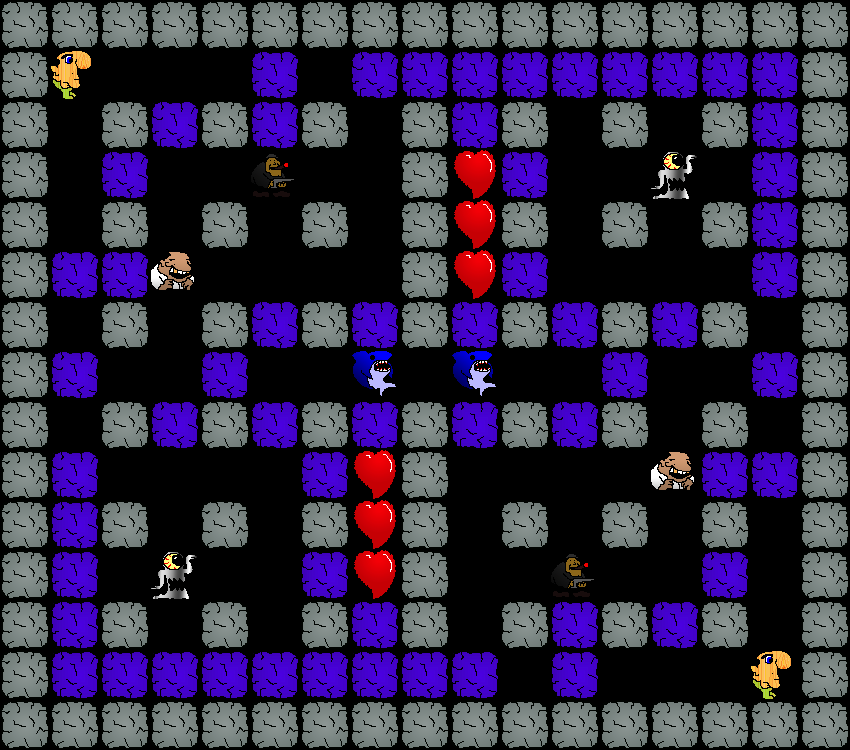

The image is a tile-based game level rendered from a .tmx file. Its description and source (layers, tilesets, objects; grid data summarised) follow:
An orthogonal 17x15 tile map with 50x50 px tiles, 1 tile layer (Action).

<map version="1.0" orientation="orthogonal" width="17" height="15" tilewidth="50" tileheight="50">
 <tileset firstgid="1" name="Tileset" tilewidth="50" tileheight="50">
  <image source="Tileset.png" width="150" height="200" />
  <tile id="0">
   <properties>
    <property name="Type" value="Soldier" />
   </properties>
  </tile>
  <tile id="1">
   <properties>
    <property name="Type" value="FireLizard" />
   </properties>
  </tile>
  <tile id="2">
   <properties>
    <property name="Type" value="Heart" />
   </properties>
  </tile>
  <tile id="3">
   <properties>
    <property name="Type" value="Sentry" />
   </properties>
  </tile>
  <tile id="4">
   <properties>
    <property name="Type" value="Turret" />
   </properties>
  </tile>
  <tile id="5">
   <properties>
    <property name="Type" value="Shark" />
   </properties>
  </tile>
  <tile id="6">
   <properties>
    <property name="Type" value="BreakableBlock" />
   </properties>
  </tile>
  <tile id="7">
   <properties>
    <property name="Type" value="Block" />
   </properties>
  </tile>
  <tile id="8">
   <properties>
    <property name="Type" value="Gangster" />
   </properties>
  </tile>
  <tile id="9">
   <properties>
    <property name="Type" value="Player" />
   </properties>
  </tile>
  <tile id="11">
   <properties>
    <property name="Type" value="StorBot" />
   </properties>
  </tile>
 </tileset>
 <layer name="Action" width="17" height="15">
  <properties>
   <property name="ColorValue0" value="25" />
   <property name="ColorValue1" value="225" />
   <property name="ColorValue2" value="100" />
   <property name="ColorValue3" value="100" />
  </properties>
  <data>[255 cells, 180 non-empty, 8 distinct tile ids]</data>
 </layer>
</map>
